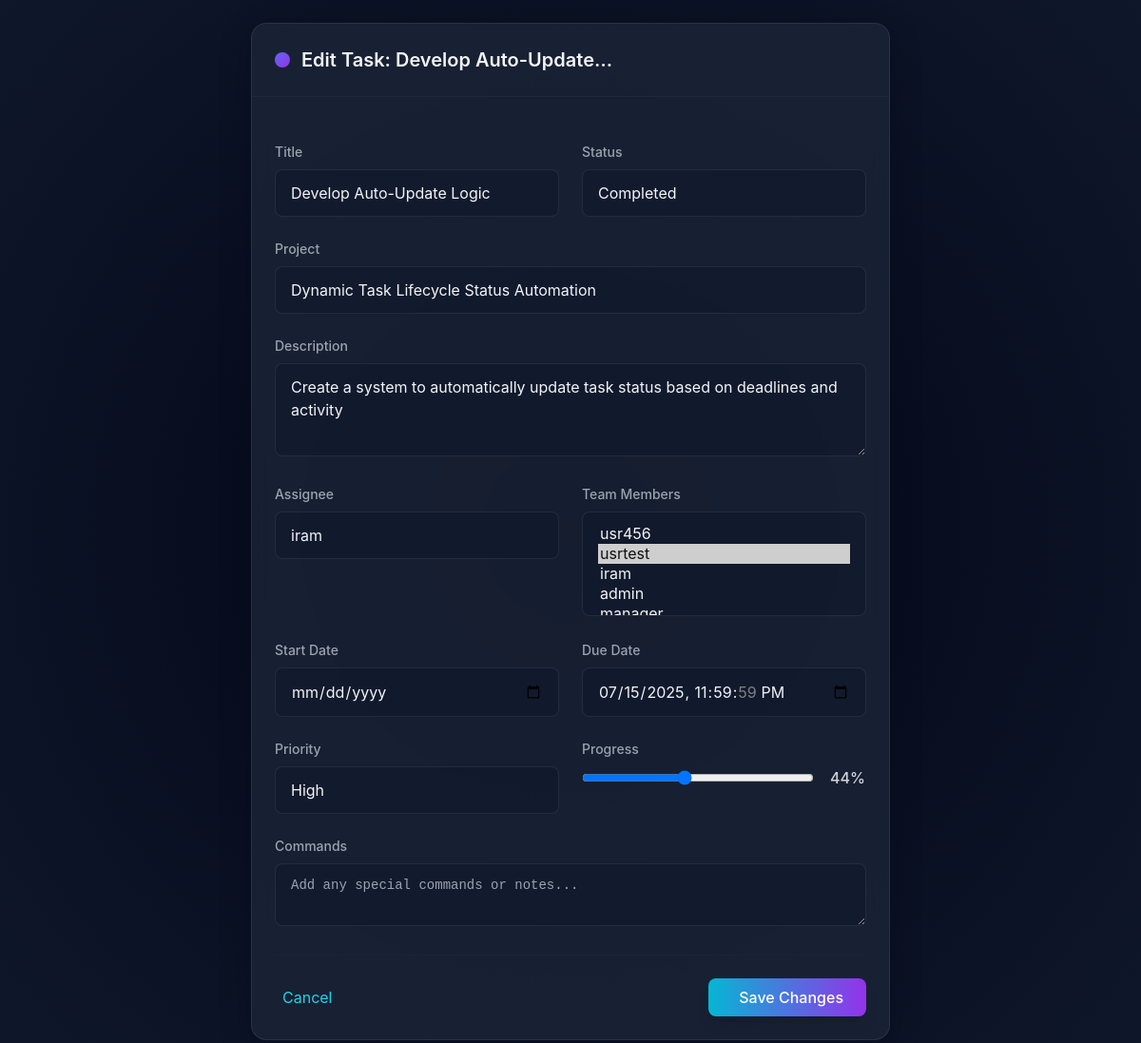
Screenshot of /tasks/tasks/9/edit/ (signed in) with the database file from the repository.
### tasks/models.py (models this page shows, shortened)
class Task(models.Model):
    STATUS_CHOICES = [
        ('not_started', 'Not Started'),
        ('in_progress', 'In Progress'),
        ('completed', 'Completed'),
        ('overdue', 'Overdue'),
    ]
    PRIORITY_CHOICES = [
        ('low', 'Low'),
        ('medium', 'Medium'),
        ('high', 'High'),
        ('critical', 'Critical'),
    ]
    project = models.ForeignKey(
        Project,
        on_delete=models.CASCADE,
        related_name="tasks_from_tasks_app",
    )
    title = models.CharField(max_length=255)
    description = models.TextField()
    team_members = models.ManyToManyField(
        settings.AUTH_USER_MODEL,
        blank=True,
        related_name='task_team_members'
    )
    assignee = models.ForeignKey(
        settings.AUTH_USER_MODEL,
        on_delete=models.SET_NULL,
        null=True,
        blank=True,
        related_name='assigned_tasks'
    )
    start_date = models.DateField(null=True, blank=True)
    due_date = models.DateTimeField(null=True, blank=True)
    status = models.CharField(max_length=20, choices=STATUS_CHOICES, default='not_started')
    priority = models.CharField(max_length=10, choices=PRIORITY_CHOICES, default='low')
    progress = models.PositiveIntegerField(default=0)
    commands = models.TextField(blank=True, null=True)
    created_at = models.DateTimeField(auto_now_add=True)

### project/decorators.py (the view)
    def wrapper(request, *args, **kwargs):
        if request.user.is_authenticated and request.user.role in ['admin', 'manager']:
            return view_func(request, *args, **kwargs)
        messages.error(request, "You are not authorized to access this page.")
        return redirect('dashboard')  # or wherever you want

### tasks/forms.py (shortened to what this page needs)
class TaskForm(forms.ModelForm):
    class Meta:
        model = Task
        fields = [
            'title',
            'description',
            'project',
            'start_date',
            'due_date',
            'priority',
            'assignee',       # ✅ correct
            'team_members',   # ✅ correct
            'progress',
            'commands',
            'status',
        ]
        widgets = {
            'start_date': forms.DateInput(attrs={'type': 'date'}),
            'due_date': forms.DateTimeInput(attrs={'type': 'datetime-local'}),
            'description': forms.Textarea(attrs={'rows': 4}),
            'commands': forms.Textarea(attrs={'rows': 3}),
        }
    def __init__(self, *args, **kwargs):
        super().__init__(*args, **kwargs)
        self.fields['assignee'].queryset = User.objects.all()
        self.fields['team_members'].queryset = User.objects.all()

### project/models.py (called while the page is built)
    def __str__(self):
        return self.title

### tasks/views.py (called while the page is built)
@login_required
@is_project_manager_or_admin
def task_edit(request, pk):
    task = get_object_or_404(Task, pk=pk)
    if request.method == 'POST':
        form = TaskForm(request.POST, instance=task)
        if form.is_valid():
            form.save()
            messages.success(request, "Task updated successfully!")
            return redirect('tasks:tasks_tab')
        else:
            messages.error(request, "Form validation failed. Please correct the errors.")
    else:
        form = TaskForm(instance=task)
    return render(request, 'tasks/task_edit.html', {'form': form, 'task': task})

### users/context_processors.py (called while the page is built)
def user_roles(request):
    user = request.user
    is_admin = False
    if user.is_authenticated:
        user_groups = user.groups.values_list('name', flat=True)
        is_admin = 'Admin' in user_groups
    return {
        'is_admin': is_admin
    }

### users/models.py (called while the page is built)
    def __str__(self):
        return self.username

### tasks/templates/tasks/task_edit.html (shortened to what this page needs)
{% load widget_tweaks %}
<!DOCTYPE html>
<html lang="en">
<head>
    <script src="https://cdn.tailwindcss.com" nonce="{{ request.csp_nonce }}"></script>
    <link rel="stylesheet" href="https://cdnjs.cloudflare.com/ajax/libs/font-awesome/6.4.0/css/all.min.css">
</head>
<body class="bg-gray-950 text-gray-100 font-['Inter'] min-h-screen flex items-center justify-center p-6">
    <div class="glass-card w-full max-w-2xl rounded-2xl overflow-hidden">
        <div class="border-b border-gray-800 p-6 flex items-center justify-between">
            <div class="flex items-center space-x-3">
                <div class="bg-gradient-to-br from-indigo-500 to-purple-600 p-2 rounded-lg">
                </div>
                <h1 class="text-xl font-semibold">Edit Task: {{ task.title|truncatechars:20 }}</h1>
            </div>
        </div>
        <div class="p-6">
            <form method="POST" class="space-y-6">
                <div class="grid md:grid-cols-2 gap-6">
                    <div>
                        <label class="block text-sm font-medium text-gray-400 mb-2">Title</label>
                        {% render_field form.title class="form-input w-full px-4 py-3 rounded-lg focus:outline-none" placeholder="Task title" %}
                    </div>
                    <div>
                        <label class="block text-sm font-medium text-gray-400 mb-2">Status</label>
                        <div class="relative">
                            {% render_field form.status class="form-input w-full px-4 py-3 rounded-lg focus:outline-none appearance-none" %}
                            <div class="absolute inset-y-0 right-0 flex items-center pr-3 pointer-events-none">
                            </div>
                        </div>
                    </div>
                </div>
                <div>
                    <label class="block text-sm font-medium text-gray-400 mb-2">Project</label>
                    {% render_field form.project class="form-input w-full px-4 py-3 rounded-lg focus:outline-none appearance-none" %}
                </div>
                <div>
                    <label class="block text-sm font-medium text-gray-400 mb-2">Description</label>
                    {% render_field form.description class="form-input w-full px-4 py-3 rounded-lg focus:outline-none" rows="3" placeholder="Task description..." %}
                </div>
                <div class="grid md:grid-cols-2 gap-6">
                    <div>
                        <label class="block text-sm font-medium text-gray-400 mb-2">Assignee</label>
                        <div class="relative">
                            {% render_field form.assignee class="form-input w-full px-4 py-3 rounded-lg focus:outline-none appearance-none" %}
                            <div class="absolute inset-y-0 right-0 flex items-center pr-3 pointer-events-none">
                            </div>
                        </div>
                    </div>
                    <div>
                        <label class="block text-sm font-medium text-gray-400 mb-2">Team Members</label>
                        <div class="relative">
                            {% render_field form.team_members class="form-input w-full px-4 py-3 rounded-lg focus:outline-none" %}
                        </div>
                    </div>
                </div>
                <div class="grid md:grid-cols-2 gap-6">
                    <div>
                        <label class="block text-sm font-medium text-gray-400 mb-2">Start Date</label>
                        <div class="relative">
                            {% render_field form.start_date class="form-input w-full px-4 py-3 rounded-lg focus:outline-none" %}
                            <div class="absolute inset-y-0 right-0 flex items-center pr-3 pointer-events-none">
                            </div>
                        </div>
                    </div>
                    <div>
                        <label class="block text-sm font-medium text-gray-400 mb-2">Due Date</label>
                        <div class="relative">
                            {% render_field form.due_date class="form-input w-full px-4 py-3 rounded-lg focus:outline-none" %}
                            <div class="absolute inset-y-0 right-0 flex items-center pr-3 pointer-events-none">
                            </div>
                        </div>
                    </div>
                </div>
                <div class="grid md:grid-cols-2 gap-6">
                    <div>
                        <label class="block text-sm font-medium text-gray-400 mb-2">Priority</label>
                        <div class="relative">
                            {% render_field form.priority class="form-input w-full px-4 py-3 rounded-lg focus:outline-none appearance-none" %}
                            <div class="absolute inset-y-0 right-0 flex items-center pr-3 pointer-events-none">
                            </div>
                        </div>
                    </div>
                    <div>
                        <label class="block text-sm font-medium text-gray-400 mb-2">Progress</label>
                        <div class="flex items-center space-x-4">
                            {% render_field form.progress class="w-full rounded-lg bg-gray-800/50" type="range" min="0" max="100" %}
                            <span id="progressValue" class="text-gray-300 font-medium w-12 text-center">{{ form.progress.value|default:0 }}%</span>
                        </div>
                    </div>
                </div>
                <div>
                    <label class="block text-sm font-medium text-gray-400 mb-2">Commands</label>
                    {% render_field form.commands class="form-input w-full px-4 py-3 rounded-lg focus:outline-none font-mono text-sm" rows="2" placeholder="Add any special commands or notes..." %}
                </div>
                <div class="flex justify-between items-center pt-6 border-t border-gray-800/50">
                    <a href="{% url 'tasks:tasks_tab' %}" class="text-cyan-400 hover:text-cyan-300 transition-colors">
                         Cancel
                    </a>
                    <button type="submit" class="flex items-center bg-gradient-to-r from-cyan-500 to-purple-600 text-white font-medium py-2 px-6 rounded-lg hover:from-cyan-600 hover:to-purple-700 transition-all shadow-lg">
                         Save Changes
                    </button>
                </div>
            </form>
        </div>
    </div>
    <link href="https://cdn.jsdelivr.net/npm/select2@4.1.0-rc.0/dist/css/select2.min.css" rel="stylesheet" />
</body>
</html>

### tasks/templates/tasks/task_edit.html (style rules this page uses)
:root { --primary: #6366f1; --secondary: #8b5cf6; --dark: #0f172a; --darker: #020617; --light: #f1f5f9; --card: #1e293b; }
body { background: radial-gradient(circle at center, var(--darker), var(--dark)); color: var(--light); }
.glass-card { background: rgba(30, 41, 59, 0.7); backdrop-filter: blur(12px); border: 1px solid rgba(255, 255, 255, 0.08); box-shadow: 0 8px 32px rgba(2, 6, 23, 0.3); }
.form-input { background: rgba(15, 23, 42, 0.5); border: 1px solid rgba(255, 255, 255, 0.08); transition: all 0.3s cubic-bezier(0.4, 0, 0.2, 1); }

### rows the page displays
Task: title "Develop Auto-Update…", title "Develop Auto-Update Logic", status "Completed", project "Dynamic Task Lifecycle Status Automation", description "Create a system to automatically update task status based on deadlines and activity", assignee "iram", due_date "07/15/2025 23:59:59", priority "High", progress "44"
